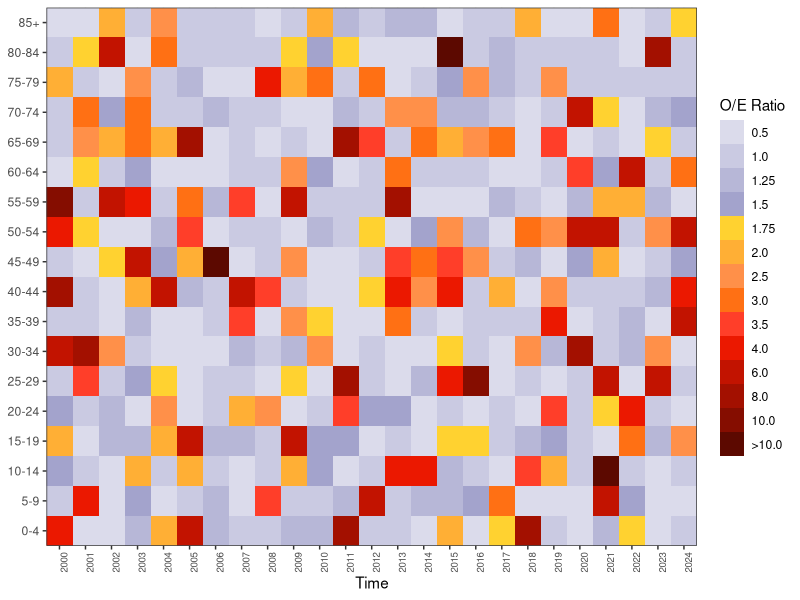

The R script that drew this image:
#Heatmap by year and 5 year age group
library(tidyverse)
###########################################
## Generate synthetic data

# Define years and age groups
years <- 2000:2024
age_groups <- c(paste(seq(0, 80, 5), seq(4, 84, 5), sep = "-"), "85+")

# Create all combinations of age group and year
df <- expand.grid(AgeGroup = age_groups, Year = years)

# Set seed for reproducibility
set.seed(42)

# Age effect: older groups have higher mean
age_effect <- seq(5, 50, length.out = length(age_groups))

# Year effect: increasing trend over time
year_effect <- seq(1, 2, length.out = length(years))

# Expected mean counts (outer product, then flatten)
mean_matrix <- as.vector(outer(age_effect, year_effect))

# Simulate Poisson counts
df$RR <- exp(rnorm(n = length(mean_matrix), 0,1))

df$Year= factor(df$Year)
df$AgeGroup= factor(df$AgeGroup)

df <- df %>%
  mutate(RR_grp = if_else(RR<0.5,1,
                      if_else(RR>=0.5 & RR<1 , 2, 
                        if_else(RR>=1.0 & RR<1.25  ,3 , 
                      
                        if_else(RR>=1.25 & RR<1.5  ,4 , 
                         if_else(RR>=1.5 & RR<1.75  ,5 , 
                          if_else(RR>=1.75 & RR<2.0  ,6 ,
                            if_else(RR>=2.0 & RR<2.5  ,7 ,
                                          
                           if_else(RR>=2.5 & RR<3.0  ,8 , 
                                   if_else(RR>=3.0 & RR<3.5  ,9 , 
                                           
                            if_else(RR>=3.5 & RR<4.0  ,10 ,
                             if_else(RR>=4.0 & RR<6.0  ,11 , 
                                    
                             if_else(RR>=6.0 & RR<8.0  ,12 , 
                               if_else(RR>=8 & RR<10.0  ,13 , 
                                 if_else(RR>=10   , 14, NA_real_
                                 )))))))))))))),
         RR_grp = factor(RR_grp, levels=1:14, labels=c('0.5','1.0','1.25','1.5','1.75',
                                                       '2.0','2.5','3.0','3.5',
                                                       '4.0','6.0','8.0','10.0','>10.0')
                         )
  )
        
head(df, 10)

######################



  ggplot(data = df, 
         aes(x = Year, 
             y =  AgeGroup )) +
    geom_raster(aes(fill = RR_grp), interpolate = F) +
    scale_fill_manual(values = c(">10.0"="#5c0900", "10.0"="#850d00",
                                 "8.0"="#a31000", "6.0"="#c21300",
                                 "4.0"="#eb1800", "3.5"="#ff3e29",
                                 "3.0"="#ff7014", "2.5"="#ff9049",
                                 "2.0"="#ffaf35", "1.75"="#ffd230",
                                 "1.5"="#a3a3cc", "1.25"="#b7b7d7",
                                 "1.0"="#cacae2", "0.5"="#dbdbeb")) +
    xlab("Time") +
    labs(fill = "O/E Ratio") +
    scale_x_discrete(expand = c(0, 0)) +
    scale_y_discrete(expand = c(0, 0)) +
    theme_bw() +
    theme(axis.title.y = element_blank(),
          axis.text.x = element_text(size = 7, vjust = 1, hjust = 0, angle = 90))
